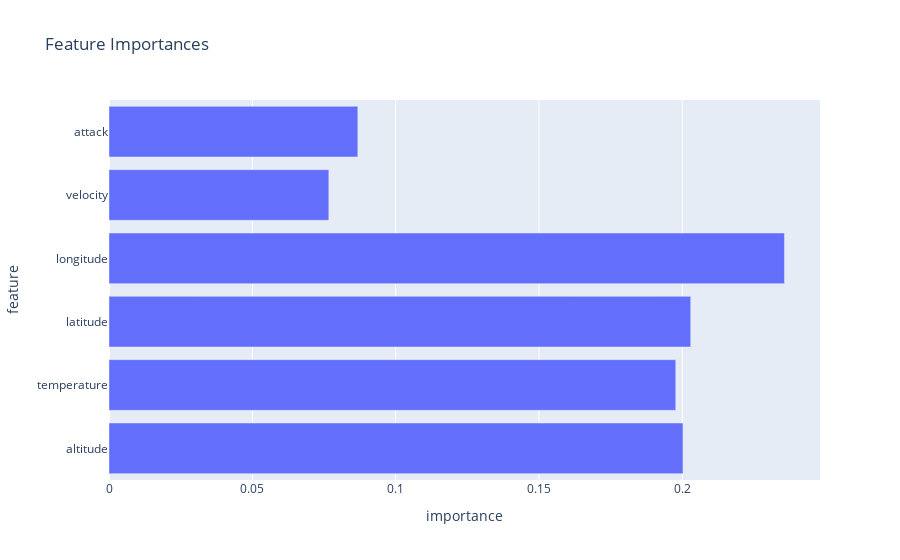

Source (notebook cell):
### Code cell
# Create a DataFrame of feature importances
df_importances = pd.DataFrame({'feature': df.columns[:-1], 'importance': importances})

# Create a bar chart of feature importances using Plotly Express
fig = px.bar(df_importances, x='importance', y='feature', orientation='h', title='Feature Importances')
fig.show()

### Figure 1 — Plotly figure (JSON) as saved in the notebook; plotly's stock layout.template omitted (floating-point values rounded to 4 significant figures)
{"data": [{"alignmentgroup": "True", "hovertemplate": "importance=%{x}<br>feature=%{y}<extra></extra>", "legendgroup": "", "marker": {"color": "#636efa", "pattern": {"shape": ""}}, "name": "", "offsetgroup": "", "orientation": "h", "showlegend": false, "textposition": "auto", "type": "bar", "x": [0.2002, 0.1977, 0.2029, 0.2356, 0.07669, 0.0868], "xaxis": "x", "y": ["altitude", "temperature", "latitude", "longitude", "velocity", "attack"], "yaxis": "y"}], "layout": {"barmode": "relative", "legend": {"tracegroupgap": 0}, "title": {"text": "Feature Importances"}, "xaxis": {"anchor": "y", "domain": [0, 1], "title": {"text": "importance"}}, "yaxis": {"anchor": "x", "domain": [0, 1], "title": {"text": "feature"}}}}
